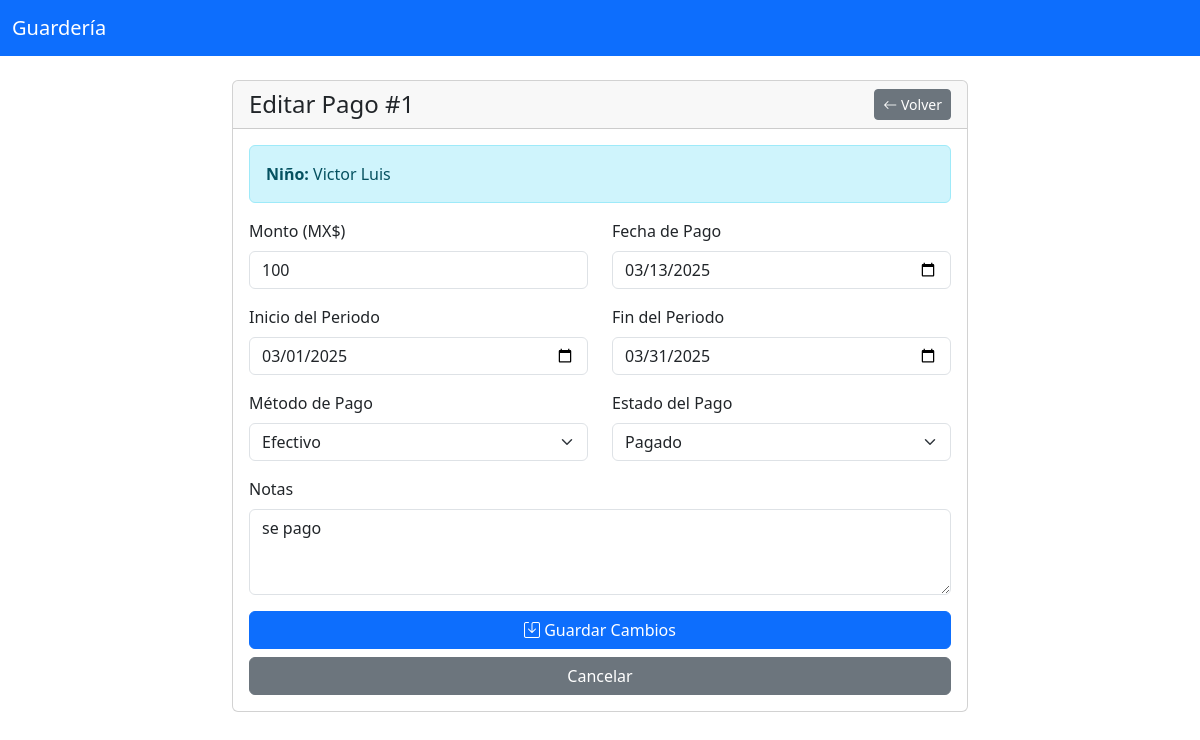
Page /payments/edit.php?id=1 (signed in) on the committed database.
### tables this page shows
CREATE TABLE payments (
        id INTEGER PRIMARY KEY AUTOINCREMENT,
        child_id INTEGER,
        amount DECIMAL(10,2) NOT NULL,
        payment_date DATE NOT NULL,
        week_start DATE NOT NULL,
        week_end DATE NOT NULL,
        payment_status TEXT NOT NULL,
        payment_method TEXT NOT NULL,
        notes TEXT,
        created_at DATETIME DEFAULT CURRENT_TIMESTAMP,
        FOREIGN KEY (child_id) REFERENCES children(id)
    );

CREATE TABLE children (
        id INTEGER PRIMARY KEY AUTOINCREMENT,
        first_name TEXT NOT NULL,
        last_name TEXT NOT NULL,
        birth_date DATE NOT NULL,
        enrollment_date DATE NOT NULL,
        allergies TEXT,
        special_notes TEXT,
        status TEXT DEFAULT "active",
        created_at DATETIME DEFAULT CURRENT_TIMESTAMP
    );

### db/connection.php (called while the page is built, shortened)
<?php
class Database {
    private static $instance = null;
    private $db;
    private function __construct() {
        try {
            $this->db = new SQLite3(__DIR__ . '/daycare.db');
            $this->db->enableExceptions(true);
        } catch (Exception $e) {
            die('Database connection failed: ' . $e->getMessage());
        }
    }
    public static function getInstance() {
        if (self::$instance === null) {
            self::$instance = new self();
        }
        return self::$instance;
    }
    public function query($sql, $params = []) {
        try {
            $stmt = $this->db->prepare($sql);
            foreach ($params as $param => $value) {
                $type = is_int($value) ? SQLITE3_INTEGER : SQLITE3_TEXT;
                if ($stmt->bindValue($param, $value, $type) === false) {
                    throw new Exception('Failed to bind parameter ' . $param);
                }
            }
            $result = $stmt->execute();
            return $result;
        } catch (Exception $e) {
            throw new Exception('Query failed: ' . $e->getMessage());
        }
    }
}
?>

### payments/edit.php (the view, shortened to what this page needs)
<?php
require_once '../db/connection.php';
$db = Database::getInstance();
$payment_id = isset($_GET['id']) ? (int)$_GET['id'] : 0;
$payment_result = $db->query(
    'SELECT p.*, c.first_name, c.last_name FROM payments p JOIN children c ON p.child_id = c.id WHERE p.id = :id',
    [':id' => $payment_id]
);
$payment = $payment_result->fetchArray(SQLITE3_ASSOC);
?>
<!DOCTYPE html>
<html lang="es">
<head>
    <link href="https://cdn.jsdelivr.net/npm/bootstrap@5.3.0/dist/css/bootstrap.min.css" rel="stylesheet">
    <link href="https://cdn.jsdelivr.net/npm/bootstrap-icons@1.7.2/font/bootstrap-icons.css" rel="stylesheet">
</head>
<body>
    <nav class="navbar navbar-dark bg-primary">
        <div class="container-fluid">
            <a class="navbar-brand" href="../dashboard.php">Guardería</a>
        </div>
    </nav>
    <div class="container mt-4">
        <div class="row">
            <div class="col-md-8 offset-md-2">
                <div class="card">
                    <div class="card-header d-flex justify-content-between align-items-center">
                        <h4 class="mb-0">Editar Pago #<?php echo htmlspecialchars($payment['id']); ?></h4>
                        <a href="index.php" class="btn btn-secondary btn-sm">
                            <i class="bi bi-arrow-left"></i> Volver
                        </a>
                    </div>
                    <div class="card-body">
                        <div class="alert alert-info">
                            <p class="mb-0"><strong>Niño:</strong> <?php echo htmlspecialchars($payment['first_name'] . ' ' . $payment['last_name']); ?></p>
                        </div>
                        <form method="POST" action="">
                            <div class="row mb-3">
                                <div class="col-md-6">
                                    <label for="amount" class="form-label">Monto (MX$)</label>
                                    <input type="number" step="0.01" min="0" class="form-control" id="amount" name="amount"
                                           value="<?php echo htmlspecialchars($payment['amount']); ?>" required>
                                </div>
                                <div class="col-md-6">
                                    <label for="payment_date" class="form-label">Fecha de Pago</label>
                                    <input type="date" class="form-control" id="payment_date" name="payment_date"
                                           value="<?php echo htmlspecialchars($payment['payment_date']); ?>" required>
                                </div>
                            </div>
                            <div class="row mb-3">
                                <div class="col-md-6">
                                    <label for="week_start" class="form-label">Inicio del Periodo</label>
                                    <input type="date" class="form-control" id="week_start" name="week_start"
                                           value="<?php echo htmlspecialchars($payment['week_start']); ?>" required>
                                </div>
                                <div class="col-md-6">
                                    <label for="week_end" class="form-label">Fin del Periodo</label>
                                    <input type="date" class="form-control" id="week_end" name="week_end"
                                           value="<?php echo htmlspecialchars($payment['week_end']); ?>" required>
                                </div>
                            </div>
                            <div class="row mb-3">
                                <div class="col-md-6">
                                    <label for="payment_method" class="form-label">Método de Pago</label>
                                    <select class="form-select" id="payment_method" name="payment_method" required>
                                        <option value="Efectivo" <?php echo $payment['payment_method'] == 'Efectivo' ? 'selected' : ''; ?>>Efectivo</option>
                                    </select>
                                </div>
                                <div class="col-md-6">
                                    <label for="payment_status" class="form-label">Estado del Pago</label>
                                    <select class="form-select" id="payment_status" name="payment_status" required>
                                        <option value="paid" <?php echo $payment['payment_status'] == 'paid' ? 'selected' : ''; ?>>Pagado</option>
                                    </select>
                                </div>
                            </div>
                            <div class="mb-3">
                                <label for="notes" class="form-label">Notas</label>
                                <textarea class="form-control" id="notes" name="notes" rows="3"><?php echo htmlspecialchars($payment['notes']); ?></textarea>
                            </div>
                            <div class="d-grid gap-2">
                                <button type="submit" class="btn btn-primary">
                                    <i class="bi bi-save"></i> Guardar Cambios
                                </button>
                                <a href="index.php" class="btn btn-secondary">Cancelar</a>
                            </div>
                        </form>
                    </div>
                </div>
            </div>
        </div>
    </div>
</body>
</html>

### rows in the picture
payments: id "1", child.last_name "Victor Luis", amount "100", payment_date "03/13/2025", week_start "03/01/2025", week_end "03/31/2025", payment_method "Efectivo", payment_status "Pagado", notes "se pago"
